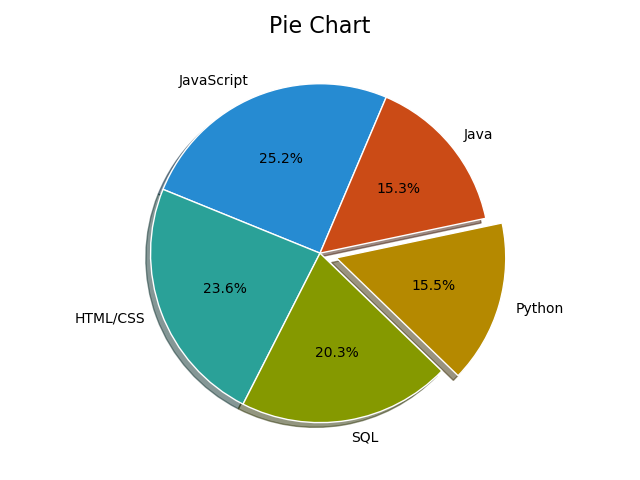

Here is the Python script that generated this plot:
from matplotlib import pyplot as plt

plt.style.use("Solarize_Light2")

slices = [59219, 55466, 47544, 36443, 35917]
labels = ['JavaScript', 'HTML/CSS', 'SQL', 'Python', 'Java']
explode = [0, 0, 0, 0.1, 0]
plt.pie(slices, labels=labels, shadow=True, startangle=67,
        explode=explode, autopct="%1.1f%%",
        wedgeprops={'edgecolor': 'white'})

plt.title("Pie Chart")
plt.tight_layout()
plt.savefig("pie1.png")
plt.show()
